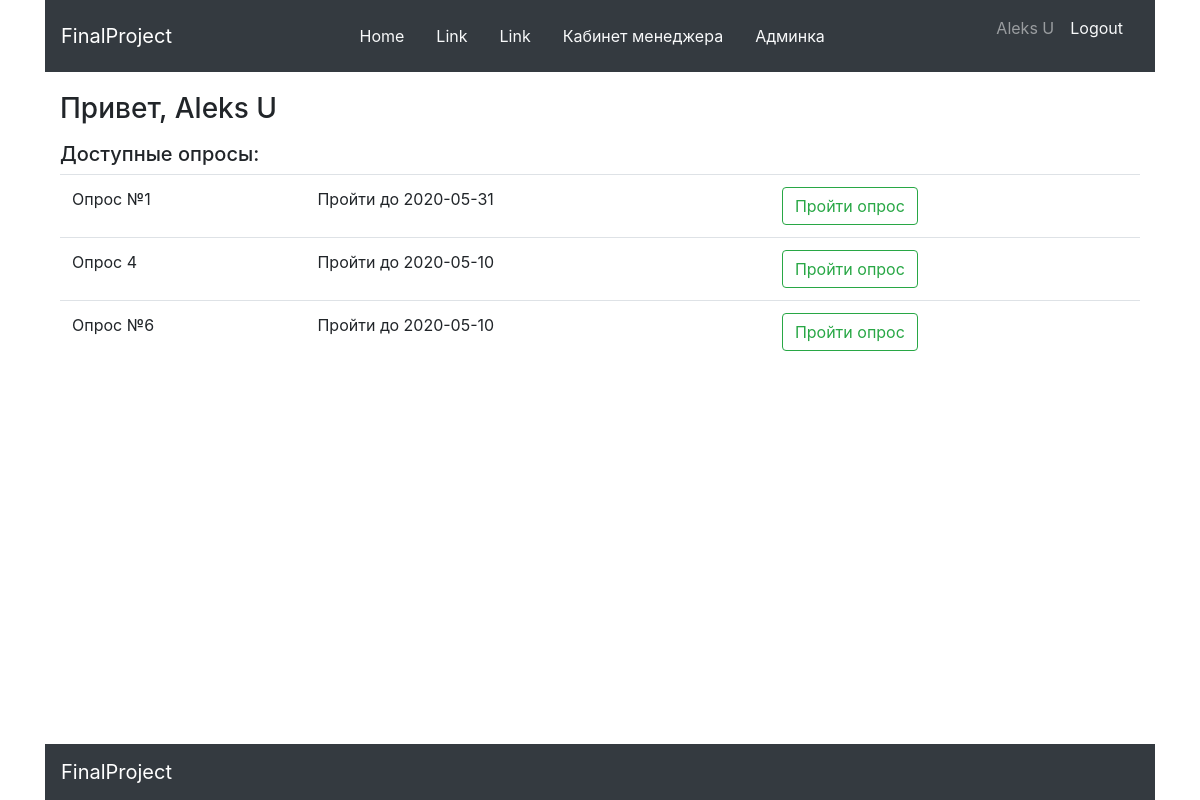
Page /user (signed in) on the committed database.
### app/models.py (models this page shows, shortened)
class QuestionList(db.Model):
    id = db.Column(db.Integer, primary_key=True)
    name = db.Column(db.String(64), nullable=False)
    description = db.Column(db.Text)
    manager = db.Column(db.Integer, db.ForeignKey('user.id'))
    create_on = db.Column(db.DateTime, default=datetime.utcnow)
    start_date = db.Column(db.DateTime, default=datetime.utcnow)
    end_date = db.Column(db.DateTime, default=datetime.utcnow)
    questions = db.relationship('Question',
                               secondary=questionlists,
                               backref=db.backref('questionlists', lazy='dynamic'),
                               lazy='dynamic')

### app/routes.py (the view)
@app.route('/user')
@login_required
def backoffice():
    user = '{} {}'.format(current_user.first_name, current_user.last_name)
    available_qls = QuestionList.query.filter(
        QuestionList.start_date <= datetime.utcnow(),
        QuestionList.end_date >= datetime.utcnow(),
    ).all()
    return render_template('backoffice.html', user=user, available_qls=available_qls)

### app/templates/backoffice.html
{% extends "base-tpl.html" %}
{% block content %}
    <h3>Привет, {{ user }}</h3>
    {% if available_qls %}
    <h5 class="mt-3">Доступные опросы:</h5>
    <table class="table table-hover">
        <tbody>
            {% for ql in available_qls %}
            <tr>
                <td>{{ ql.name }}</td>
                <td>Пройти до {{ ql.end_date.strftime('%Y-%m-%d') }}</td>
                <td><a class="btn btn-outline-success" href="{{ url_for('user_ql_passing', id=ql.id) }}" role="button">Пройти опрос</a></td>
            </tr>
            {% endfor %}
        </tbody>
    </table>
    {% else %}
    <h2>Нет доступных опросов</h2>
    {% endif %}
{% endblock %}

### rows in the picture
QuestionList: name "Опрос №1", end_date "2020-05-31"
QuestionList: name "Опрос 4", end_date "2020-05-10"
QuestionList: name "Опрос №6", end_date "2020-05-10"

### other values in the picture
{{ user }} "Aleks U"
